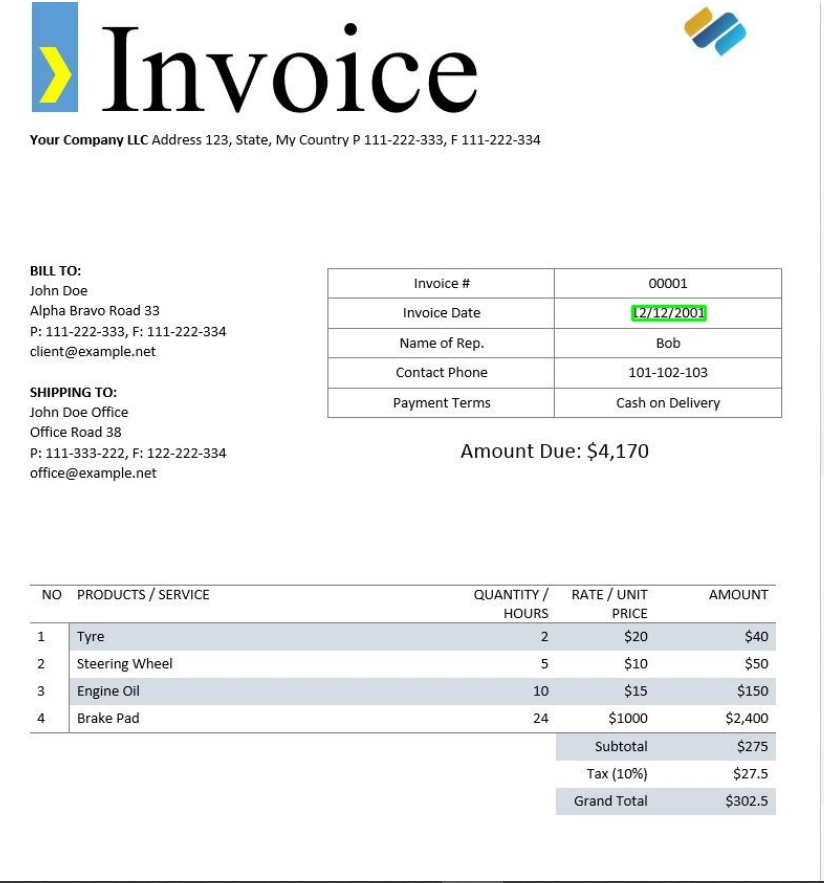
#> input picture Code/CVcodes/OpenCvCodeSpace/Invoice.jpg, 824 x 883 px
$ python houghlines.py
#> lines starting #> are read from the running program, lines starting #| are printed output that depends on the picture; after the words box and inside, x2 and y2 are one past the last pixel; in counts of white or black regions, pixels touching at a corner belong together
import cv2
#from matplotlib.pyplot import gray
import numpy as np

image=cv2.imread("Invoice.jpg")
#> image is the input picture: shape (883, 824, 3); mean B, G, R 243.4, 243.1, 242
image1=cv2.resize(image, (480,480))
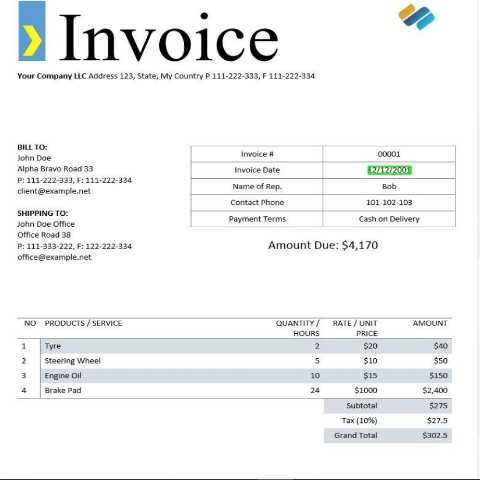
#> image1: shape (480, 480, 3); mean B, G, R 243.5, 243.2, 242
gray=cv2.cvtColor(image1, cv2.COLOR_BGR2GRAY)
edges=cv2.Canny(gray, 50, 150, apertureSize=3)
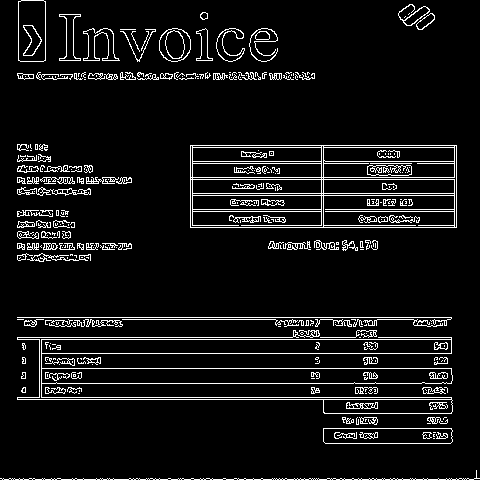
#> edges: shape (480, 480); 7.5% white in thin lines or dots
lines=cv2.HoughLines(edges, 1, np.pi/180, 200)
#> lines = 22 rows, first 8: [317, 1.57], [399, 1.57], [339, 1.57], [397, 1.57], [353, 1.57], [368, 1.57], [383, 1.57], [337, 1.57]

for line in lines:
    rho, theta=line[0]
    a=np.cos(theta)
    b=np.sin(theta)
    x0=a*rho
    y0=b*rho

    x1=int(x0 +1000 *(-b))
    y1=int(y0 + 1000 *(a))

    x2=int(x0 -1000 * (-b))
    y2=int(y0 -1000*(a))
    cv2.line(image1, (x1,y1), (x2,y1), (0,0,255), 2)
#> this loop made 22 passes
#> (line, rho, x0, y0, y1, y2) on passes 1 to 12: ([[317, 1.57]], 317, -1.39e-05, 317, 316, 317), ([[399, 1.57]], 399, -1.74e-05, 399, 398, 399), ([[339, 1.57]], 339, -1.48e-05, 339, 338, 339), ([[397, 1.57]], 397, -1.74e-05, 397, 396, 397), ([[353, 1.57]], 353, -1.54e-05, 353, 352, 353), ([[368, 1.57]], 368, -1.61e-05, 368, 367, 368), ([[383, 1.57]], 383, -1.67e-05, 383, 382, 383), ([[337, 1.57]], 337, -1.47e-05, 337, 336, 337), ([[479, 1.57]], 479, -2.09e-05, 479, 478, 479), ([[177, 1.57]], 177, -7.74e-06, 177, 176, 177), ([[179, 1.57]], 179, -7.82e-06, 179, 178, 179), ([[193, 1.57]], 193, -8.44e-06, 193, 192, 193)
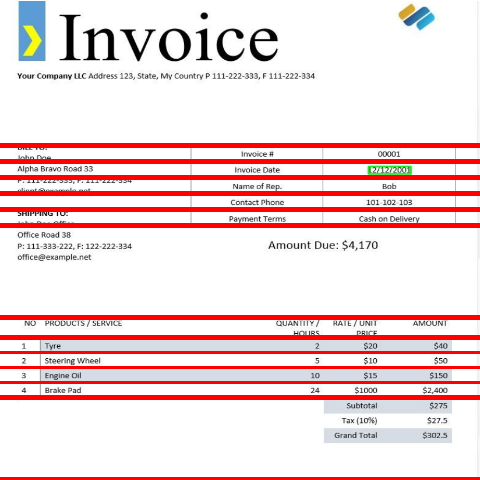
#> image1: shape (480, 480, 3); 11.88% of pixels changed, all inside (x1, y1, x2, y2) = (0, 143, 480, 480)

cv2.imshow("Image", image1)
cv2.imshow("edges", edges)
cv2.waitKey(0)
cv2.destroyAllWindows()
